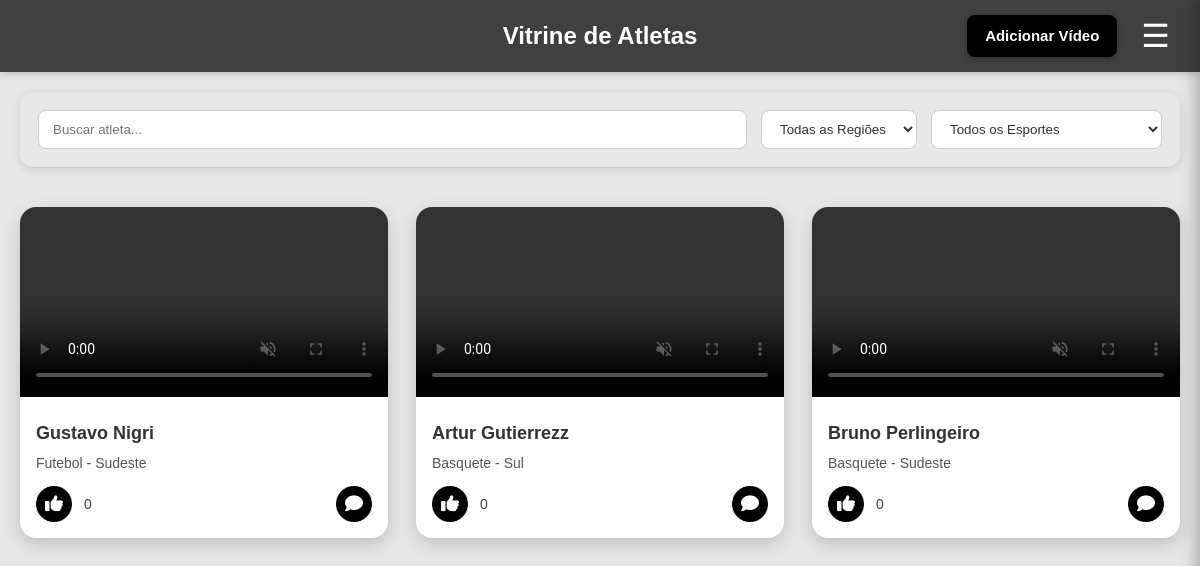
The app's page /paginaPrincipal/, older data.
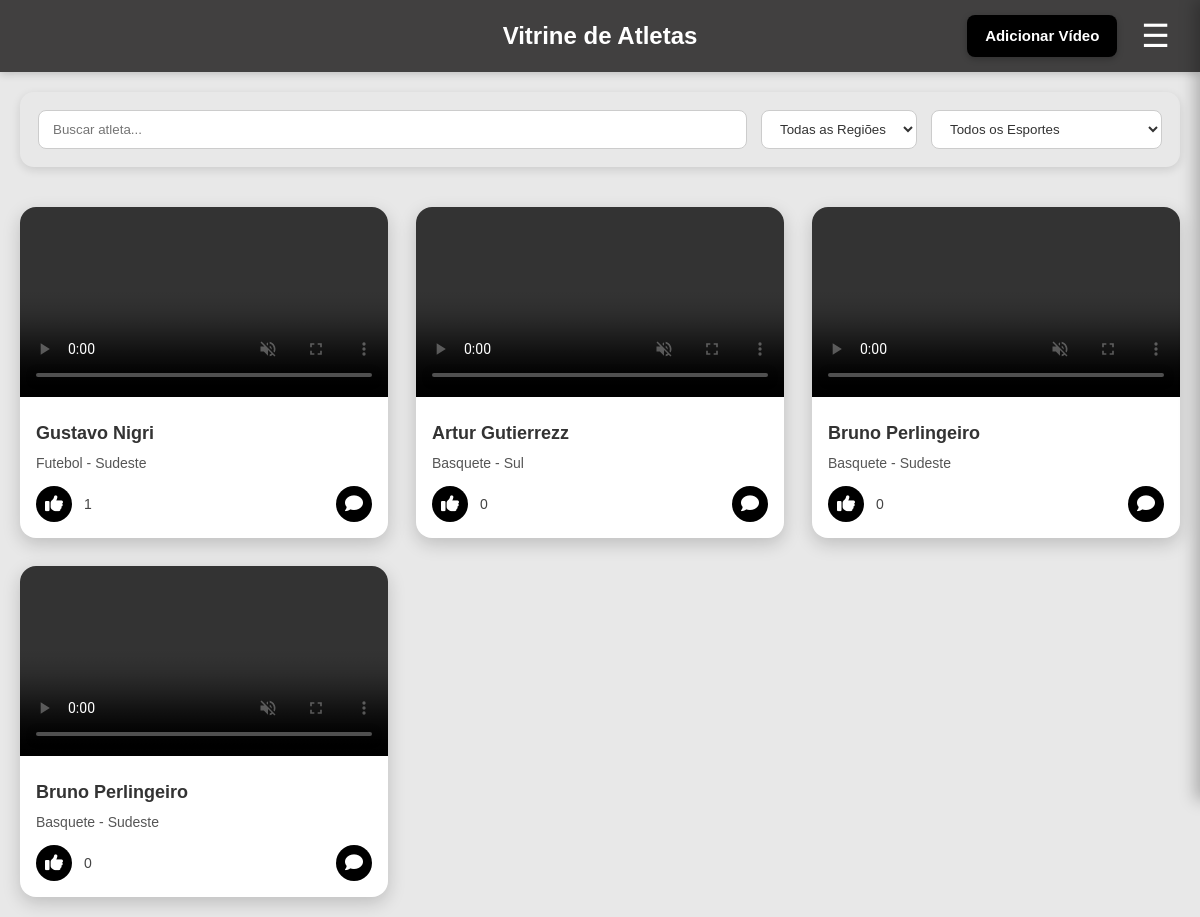
The same page, newer data.
### main/models.py (models this page shows, shortened)
class Video(models.Model):
    nome = models.CharField(max_length=100)
    esporte = models.CharField(max_length=50)
    regiao = models.CharField(max_length=50)
    descricao = models.TextField()
    arquivo = models.FileField(upload_to='videos/')
    criado_em = models.DateTimeField(auto_now_add=True)

### main/views.py (the view)
# urls.py: path('paginaPrincipal/', views.paginaPrincipal, name='paginaPrincipal'),
def paginaPrincipal(request):
    videos = Video.objects.all().order_by('-likes')
    nome = request.GET.get("nome", "")
    esporte = request.GET.get("esporte", "")
    regiao = request.GET.get("regiao", "")
    if nome:
        videos = videos.filter(nome__icontains=nome)
    if esporte and esporte != "All":
        videos = videos.filter(esporte=esporte)
    if regiao and regiao != "All":
        videos = videos.filter(regiao=regiao)
    return render(request, 'main/paginaPrincipal.html', {
        "videos": videos,
        "nome": nome,
        "esporte": esporte,
        "regiao": regiao,
    })

### main/templates/main/paginaPrincipal.html (shortened to what this page needs)
{% load static %}
<!DOCTYPE html>
<html lang="pt-br" data-theme="light">
<head>
<link rel="stylesheet" href="{% static 'css/tema.css' %}">
<link rel="stylesheet" href="{% static 'css/paginaPrincipal2.css' %}">
<link rel="stylesheet" href="https://cdnjs.cloudflare.com/ajax/libs/font-awesome/6.5.1/css/all.min.css"/>
</head>
<body>
<div class="container">
    <header>
        <h1>Vitrine de Atletas</h1>
        <div class="header-right">
            <a href="{% url 'AddVideo' %}" class="add-video-btn">Adicionar Vídeo</a>
            <label for="menu-toggle" class="menu-icon" aria-label="Abrir menu">&#9776;</label>
        </div>
    </header>
    <section class="filters">
        <form method="get" class="filter-form" id="form-filtros">
            <input type="text" name="nome" placeholder="Buscar atleta..." class="search-bar"
                   value="{{ request.GET.nome }}" id="filtro-nome">
            <select name="regiao" id="filtro-regiao">
                <option value="All">Todas as Regiões</option>
            </select>
            <select name="esporte" id="filtro-esporte">
            <option value="All">Todos os Esportes</option>
        </select>
        </form>
    </section>
    <section class="athlete-grid">
        {% for v in videos %}
        <div class="athlete-card">
            <video controls class="video-player" muted onclick="event.stopPropagation();">
                <source src="{{ v.arquivo.url }}" type="video/mp4">
            </video>
            <div class="athlete-info" onclick="abrirCard('{{ v.id|default:0 }}')">
                <h3>{{ v.nome }}</h3>
                <p>{{ v.esporte }} - {{ v.regiao }}</p>
                <div class="actions" onclick="event.stopPropagation();">
                    <button class="like-btn {% if v.user_liked %}liked{% endif %}"
                            onclick="darLike('{{ v.id|default:0 }}', this)">
                        <i class="fa-solid fa-thumbs-up"></i>
                    </button>
                    <span class="like-count">{{ v.likes.count }}</span>
                    <button class="chat-btn" data-video-id="{{ v.id }}">
                        <i class="fa-solid fa-comment"></i>
                    </button>
                </div>
            </div>
        </div>
        {% empty %}
            <p style="text-align:center;">Nenhum vídeo enviado ainda.</p>
        {% endfor %}
    </section>
</div>
</body>
</html>

Row changes from the older to the newer data that the page shows:
computed for Video "Gustavo Nigri": likes.count "0" → "1"
added Video: nome "Bruno Perlingeiro", esporte "Basquete", regiao "Sudeste", likes.count "0"
